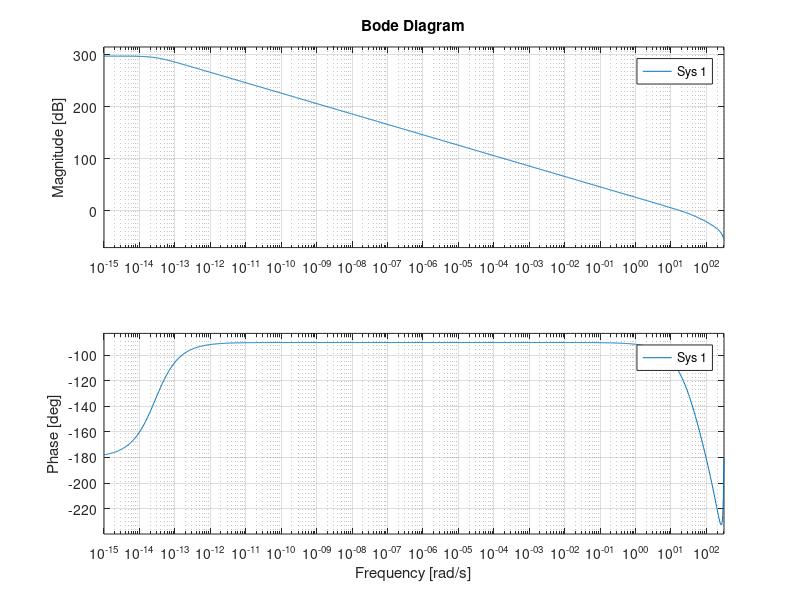

Here is the MATLAB script that generated this plot: (Note: this script raises an error after producing the figure.)
%% 1
Ts=0.01
sys = tf(200,[1 40 0 0])
c2d(sys,Ts)

%% 2

Ts=0.01
G0z=tf([4.3e-3 3.6e-3],[1 -1.6 0.6],Ts)
Dz=tf(10,1,Ts);


r=tf([1 -1],1,Ts)
sys= G0z*r
minreal(sys)
%notesbog

%% 3
bode(G0z*Dz)

%% 4
0.5 % always

%% 5
z = sym('z')

eq=(1 -0.9*z)/(1-0.95*z)*((0.2*z/(1-z)+1)/(1+0.4* z/(1-z)))
eq = simplify(eq)
bottom =  sym2poly(subs(eq, z, 1))


eq=1/(1-0.95*z)*((0.2*z/(1-z)+1)/(1+0.4* z/(1-z)))
eq = simplify(eq)
top =  sym2poly(subs(eq, z, 1))

top/bottom/2

%% 6
eq=((0.2*z/(1-z))/(1+0.4* z/(1-z)))
eq = simplify(eq)
top =  sym2poly(subs(eq, z, 1))

top/bottom/2

%% 7
%notesbog

%% 8
%when delta nda1 = delta nad1 - IF NOT IDK
nda=10
nad=12;
2^(nad-nda) %maybe its this

%% 9